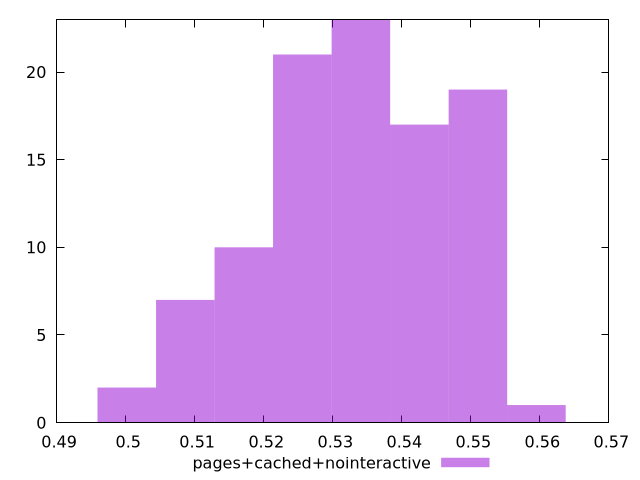

Reproduce this figure in gnuplot.
$_pagesCachedNointeractive <<EOF
0.5425515202289735 17
0.5340741527253957 23
0.5255967852218181 21
0.5171194177182403 10
0.5001646827110849 2
0.5086420502146626 7
0.5510288877325512 19
0.5595062552361288 1
EOF
set key outside below
set terminal pngcairo
set output "report_00004_2020-11-02T20-21-41.718Z/performance_score/pages+cached+nointeractive//hist.png"
set yrange [0:23]
set boxwidth 0.00847736750357771
set style fill transparent solid 0.5 noborder
plot $_pagesCachedNointeractive title "pages+cached+nointeractive" with boxes ,
